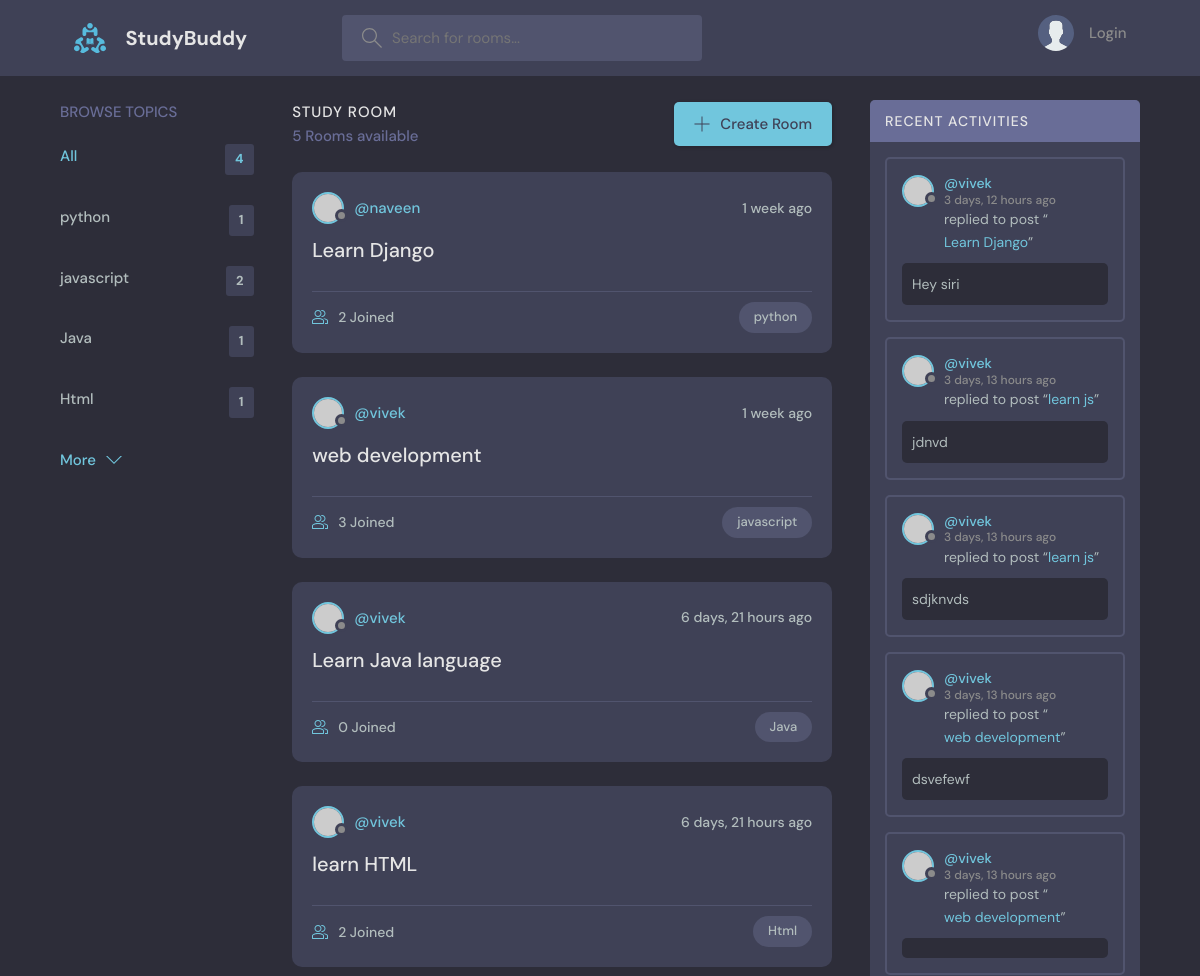
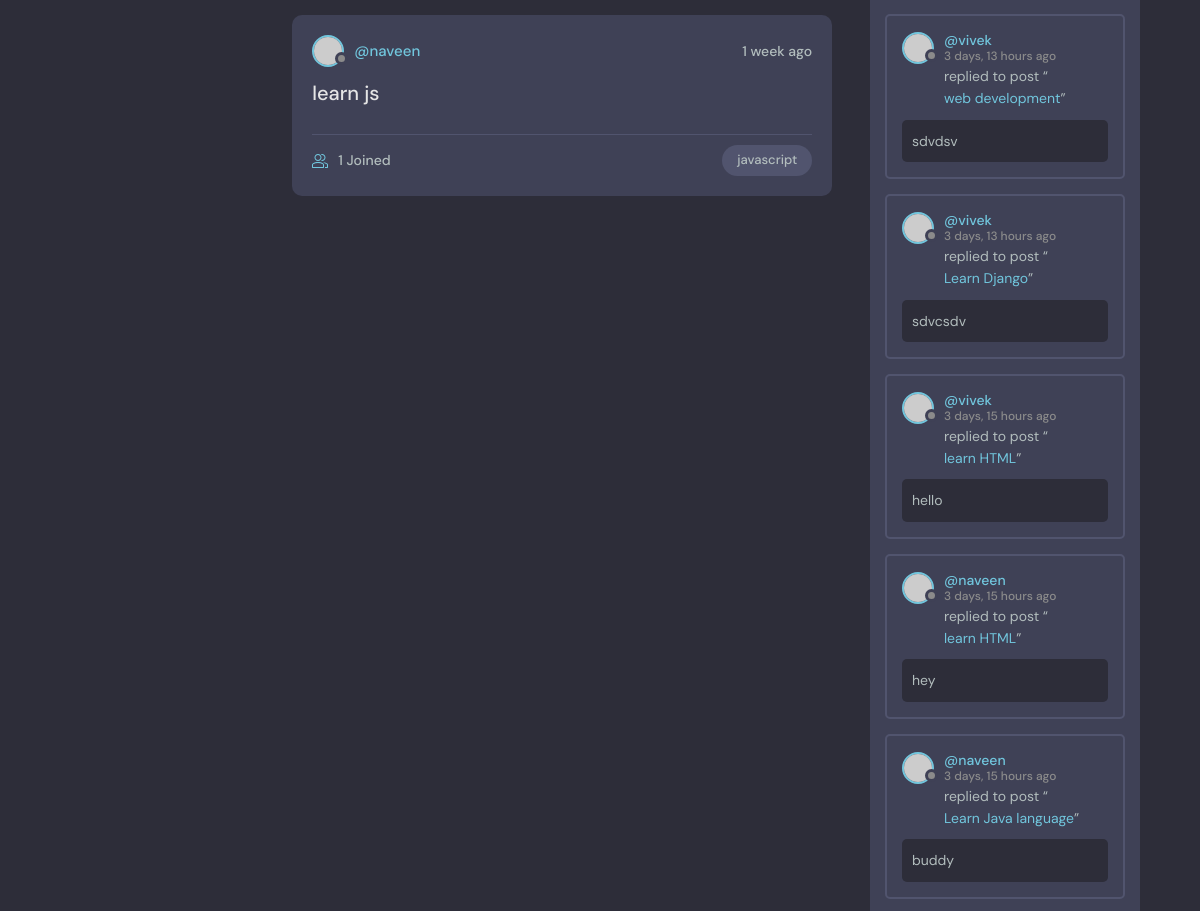
The app's page / (upper part), older data (2 pictures, top to bottom).
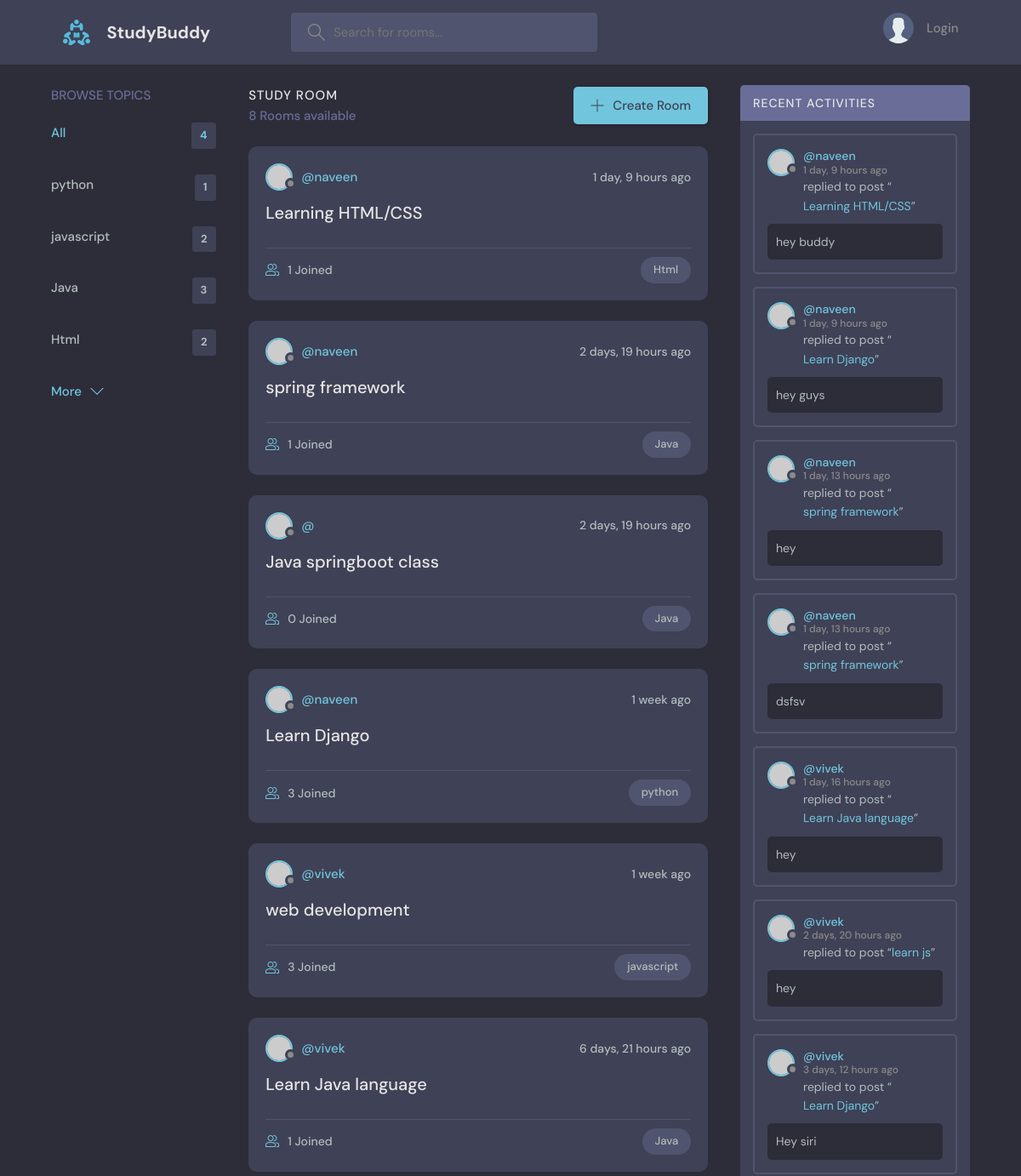
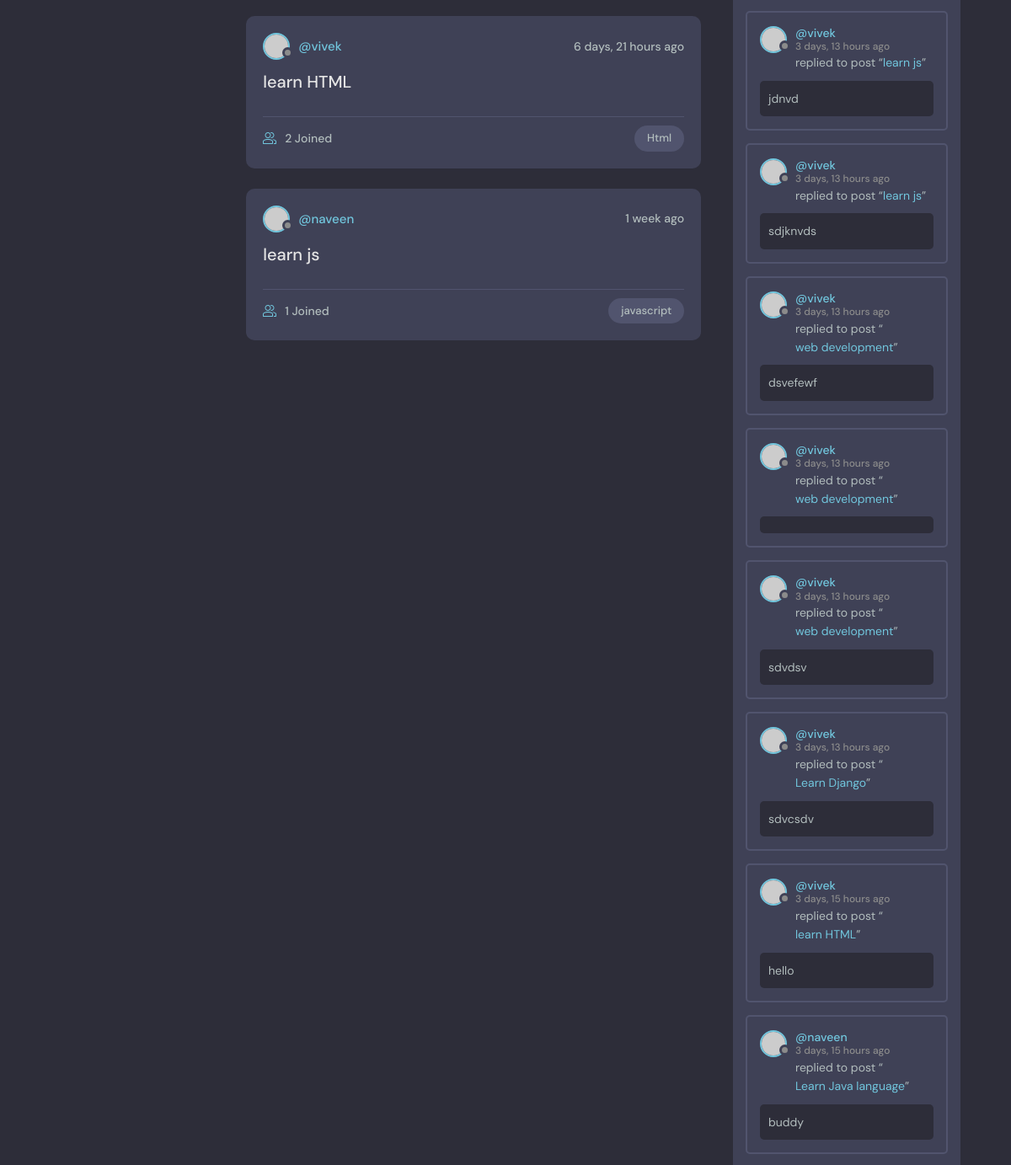
The same page, newer data (2 pictures, top to bottom).
### baseApp/models.py (models this page shows, shortened)
class Topic(models.Model):
    name=models.CharField(max_length=200)

class Room(models.Model):
    host=models.ForeignKey(User, on_delete=models.SET_NULL, null=True)
    topic=models.ForeignKey(Topic, on_delete=models.SET_NULL, null=True)
    name=models.CharField(max_length=200)
    description = models.TextField(null=True, blank=True)
    participants=models.ManyToManyField(User, related_name='participants', blank=True)
    updated=models.DateTimeField(auto_now=True)
    created=models.DateTimeField(auto_now_add=True)
    class Meta:
        ordering = ['-updated', '-created']
    def __str__(self):
        return self.name

class Message(models.Model):
    user=models.ForeignKey(User, on_delete=models.CASCADE)
    room=models.ForeignKey(Room, on_delete=models.CASCADE)
    body=models.TextField()
    updated =  models.DateTimeField(auto_now=True)
    cretaed = models.DateTimeField(auto_now_add=True)
    class Meta:
        ordering = ['-updated', '-cretaed']

### baseApp/views.py (the view)
# urls.py: path('', views.home, name='home'),
def home(request):
    q= request.GET.get('q') if request.GET.get('q') != None else ''
    rooms = Room.objects.filter(Q(topic__name__icontains=q) | Q(name__icontains=q) | Q(description__icontains=q))
    topics = Topic.objects.all()[0:5]
    room_messages = Message.objects.filter(Q(room__topic__name__icontains=q))
    room_count = rooms.count()
    context={'rooms':rooms,'topics':topics,'room_count':room_count,'room_messages':room_messages}
    return render(request, 'baseApp/home.html',context )

### baseApp/templates/baseApp/home.html (shortened to what this page needs)
{% extends 'main.html' %} {% block content %}
<main class="layout layout--3">
  <div class="container">
    {% include 'baseApp/topic_component.html' %}
    <div class="roomList">
      <div class="roomList__header">
        <div>
          <h2>Study Room</h2>
          <p>{{rooms.count}} Rooms available</p>
        </div>
        <a class="btn btn--main" href="{% url 'create-room' %}">
          <svg
            version="1.1"
            xmlns="http://www.w3.org/2000/svg"
            width="32"
            height="32"
            viewBox="0 0 32 32"
          >
            <title>add</title>
            <path
              d="M16.943 0.943h-1.885v14.115h-14.115v1.885h14.115v14.115h1.885v-14.115h14.115v-1.885h-14.115v-14.115z"
            ></path>
          </svg>
          Create Room
        </a>
      </div>
      {% include 'baseApp/feed_component.html' %}
    </div>
    {% include 'baseApp/activity_component.html' %}
  </div>
</main>
{% endblock content %}

### baseApp/templates/baseApp/topic_component.html (shortened to what this page needs)
<div class="topics">
  <div class="topics__header">
    <h2>Browse Topics</h2>
  </div>
  <ul class="topics__list">
    <li>
      <a href="{% url 'home' %}" class="active">All <span>{{topics.count}}</span></a>
    </li>
    {% for topic in topics %}
    <li>
      <a href="{% url 'home' %}?q={{topic.name}}"
        >{{topic.name}}<span>{{topic.room_set.all.count}}</span></a
      >
    </li>
    {% endfor %}
  </ul>
  <a class="btn btn--link" href="{% url 'topics-list' %}">
    More
    <svg
      version="1.1"
      xmlns="http://www.w3.org/2000/svg"
      width="32"
      height="32"
      viewBox="0 0 32 32"
    >
      <title>chevron-down</title>
      <path d="M16 21l-13-13h-3l16 16 16-16h-3l-13 13z"></path>
    </svg>
  </a>
</div>

### baseApp/templates/baseApp/feed_component.html (shortened to what this page needs)
 {% for room in rooms %}
<div class="roomListRoom">
  <div class="roomListRoom__header">
    <a href="{% url 'user-profile' user.id %}" class="roomListRoom__author">
      <div class="avatar avatar--small">
        <img src="https://randomuser.me/api/portraits/women/11.jpg" />
      </div>
      <span>@{{room.host.username}}</span>
    </a>
    <div class="roomListRoom__actions">
      <span>{{room.created | timesince}} ago</span>
    </div>
  </div>
  <div class="roomListRoom__content">
    <a href="{% url 'room' room.id %}">{{room.name}}</a>
  </div>
  <div class="roomListRoom__meta">
    <a href="{% url 'room' room.id %} " class="roomListRoom__joined">
      {{room.participants.all.count}} Joined
    </a>
    <p class="roomListRoom__topic">{{room.topic.name}}</p>
  </div>
</div>
{% endfor %}

### baseApp/templates/baseApp/activity_component.html (shortened to what this page needs)
<div class="activities">
  <div class="activities__header">
    <h2>Recent Activities</h2>
  </div>
  {% for message in room_messages %}
  <div class="activities__box">
    <div class="activities__boxHeader roomListRoom__header">
      <a href="{% url 'user-profile' message.user.id %}" class="roomListRoom__author">
        <div class="avatar avatar--small">
          <img src="https://randomuser.me/api/portraits/women/11.jpg" />
        </div>
        <p>
          @{{message.user}}
          <span>{{message.cretaed | timesince}} ago</span>
        </p>
      </a>
    </div>
    <div class="activities__boxContent">
      <p>
        replied to post “<a href="{% url 'room' message.room.id %}">{{message.room}}</a
        >”
      </p>
      <div class="activities__boxRoomContent">
       {{message.body}}
      </div>
    </div>
  </div>
  {% endfor %}
</div>

Row changes from the older to the newer data that the page shows:
removed Message: user "naveen", cretaed "3 days, 15 hours", room "learn HTML", body "hey"
computed for Topic "Java": room_set.all.count "1" → "3"
computed for Topic "Html": room_set.all.count "1" → "2"
added Room: host.username "naveen", created "1 day, 9 hours", name "Learning HTML/CSS", participants.all.count "1", topic.name "Html"
added Room: host.username "naveen", created "2 days, 19 hours", name "spring framework", participants.all.count "1", topic.name "Java"
added Room: created "2 days, 19 hours", name "Java springboot class", participants.all.count "0", topic.name "Java"
computed for Room "Learn Django": participants.all.count "2" → "3"
computed for Room "Learn Java language": participants.all.count "0" → "1"
added Message: user "naveen", cretaed "1 day, 9 hours", room "Learning HTML/CSS", body "hey buddy"
added Message: user "naveen", cretaed "1 day, 9 hours", room "Learn Django", body "hey guys"
added Message: user "naveen", cretaed "1 day, 13 hours", room "spring framework", body "hey"
added Message: user "naveen", cretaed "1 day, 13 hours", room "spring framework", body "dsfsv"
added Message: user "vivek", cretaed "1 day, 16 hours", room "Learn Java language", body "hey"
added Message: user "vivek", cretaed "2 days, 20 hours", room "learn js", body "hey"
Text that changed along with them:
{{ rooms.count }}: "5" → "8"
